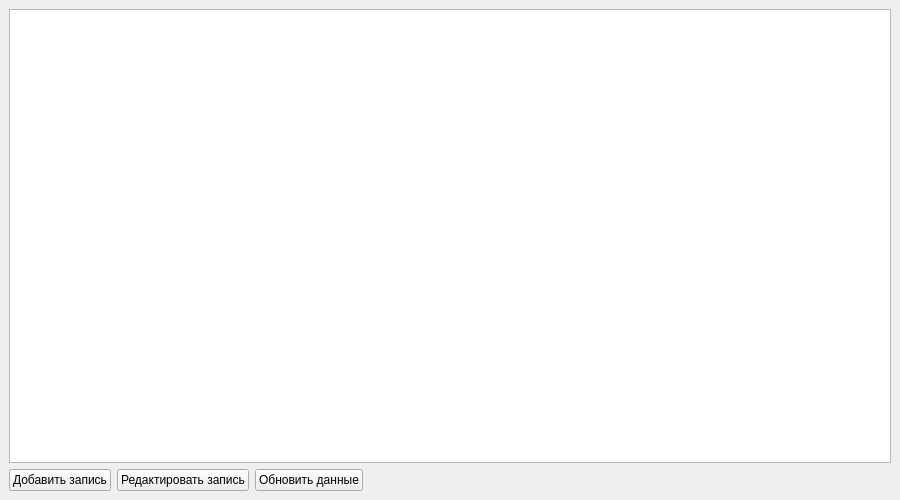
<?xml version="1.0" encoding="UTF-8"?>
<ui version="4.0">
 <class>MainWindow</class>
 <widget class="QMainWindow" name="MainWindow">
  <property name="geometry">
   <rect>
    <x>0</x>
    <y>0</y>
    <width>900</width>
    <height>500</height>
   </rect>
  </property>
  <property name="windowTitle">
   <string>Информация о кофе</string>
  </property>
  <widget class="QWidget" name="centralwidget">
   <layout class="QVBoxLayout" name="verticalLayout">
    <item>
     <widget class="QTableWidget" name="tableWidget"/>
    </item>
    <item>
     <layout class="QHBoxLayout" name="horizontalLayout">
      <item>
       <widget class="QPushButton" name="addButton">
        <property name="text">
         <string>Добавить запись</string>
        </property>
       </widget>
      </item>
      <item>
       <widget class="QPushButton" name="editButton">
        <property name="text">
         <string>Редактировать запись</string>
        </property>
       </widget>
      </item>
      <item>
       <widget class="QPushButton" name="refreshButton">
        <property name="text">
         <string>Обновить данные</string>
        </property>
       </widget>
      </item>
      <item>
       <spacer name="horizontalSpacer">
        <property name="orientation">
         <enum>Qt::Horizontal</enum>
        </property>
        <property name="sizeHint" stdset="0">
         <size>
          <width>40</width>
          <height>20</height>
         </size>
        </property>
       </spacer>
      </item>
     </layout>
    </item>
   </layout>
  </widget>
 </widget>
 <resources/>
 <connections/>
</ui>
